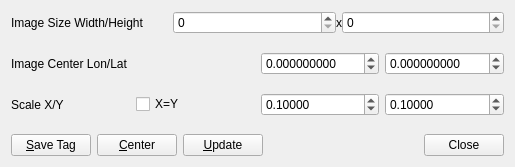
<?xml version="1.0" encoding="UTF-8"?>
<ui version="4.0">
 <class>MapAreaDialog</class>
 <widget class="QWidget" name="MapAreaDialog">
  <property name="geometry">
   <rect>
    <x>0</x>
    <y>0</y>
    <width>515</width>
    <height>167</height>
   </rect>
  </property>
  <property name="windowTitle">
   <string>Map Image</string>
  </property>
  <layout class="QVBoxLayout" name="verticalLayout">
   <item>
    <widget class="QWidget" name="panelSize" native="true">
     <property name="sizePolicy">
      <sizepolicy hsizetype="Preferred" vsizetype="Fixed">
       <horstretch>0</horstretch>
       <verstretch>0</verstretch>
      </sizepolicy>
     </property>
     <property name="text" stdset="0">
      <string/>
     </property>
     <layout class="QHBoxLayout" name="horizontalLayout">
      <property name="spacing">
       <number>0</number>
      </property>
      <property name="leftMargin">
       <number>0</number>
      </property>
      <property name="topMargin">
       <number>0</number>
      </property>
      <property name="rightMargin">
       <number>0</number>
      </property>
      <property name="bottomMargin">
       <number>0</number>
      </property>
      <item>
       <widget class="QLabel" name="Label1">
        <property name="text">
         <string>Image Size Width/Height</string>
        </property>
        <property name="buddy">
         <cstring>sBMapSize1</cstring>
        </property>
       </widget>
      </item>
      <item>
       <widget class="QSpinBox" name="sBMapSize1">
        <property name="toolTip">
         <string>Image width in pixel</string>
        </property>
        <property name="maximum">
         <number>100000</number>
        </property>
       </widget>
      </item>
      <item>
       <widget class="QLabel" name="Label2">
        <property name="sizePolicy">
         <sizepolicy hsizetype="Maximum" vsizetype="Preferred">
          <horstretch>0</horstretch>
          <verstretch>0</verstretch>
         </sizepolicy>
        </property>
        <property name="text">
         <string>x</string>
        </property>
       </widget>
      </item>
      <item>
       <widget class="QSpinBox" name="sBMapSize2">
        <property name="toolTip">
         <string>Image height in pixel</string>
        </property>
        <property name="maximum">
         <number>100000</number>
        </property>
       </widget>
      </item>
     </layout>
    </widget>
   </item>
   <item>
    <widget class="QWidget" name="panelPosition" native="true">
     <property name="text" stdset="0">
      <string/>
     </property>
     <layout class="QGridLayout" name="gridLayout">
      <property name="leftMargin">
       <number>0</number>
      </property>
      <property name="topMargin">
       <number>0</number>
      </property>
      <property name="rightMargin">
       <number>0</number>
      </property>
      <property name="bottomMargin">
       <number>0</number>
      </property>
      <property name="spacing">
       <number>6</number>
      </property>
      <item row="1" column="0" colspan="2">
       <widget class="QLabel" name="Label5">
        <property name="text">
         <string>Image Center Lon/Lat</string>
        </property>
        <property name="buddy">
         <cstring>sBLongitude</cstring>
        </property>
       </widget>
      </item>
      <item row="1" column="2">
       <widget class="QDoubleSpinBox" name="sBLongitude">
        <property name="toolTip">
         <string>Longitude of map center (deg)</string>
        </property>
        <property name="decimals">
         <number>9</number>
        </property>
        <property name="minimum">
         <double>-180.000000000000000</double>
        </property>
        <property name="maximum">
         <double>180.000000000000000</double>
        </property>
        <property name="singleStep">
         <double>0.000001000000000</double>
        </property>
       </widget>
      </item>
      <item row="1" column="3">
       <widget class="QDoubleSpinBox" name="sBLatitude">
        <property name="toolTip">
         <string>Latitutde of map center (deg)</string>
        </property>
        <property name="decimals">
         <number>9</number>
        </property>
        <property name="minimum">
         <double>-90.000000000000000</double>
        </property>
        <property name="maximum">
         <double>90.000000000000000</double>
        </property>
        <property name="singleStep">
         <double>0.000001000000000</double>
        </property>
       </widget>
      </item>
      <item row="2" column="0">
       <widget class="QLabel" name="Label6">
        <property name="text">
         <string>Scale X/Y</string>
        </property>
        <property name="buddy">
         <cstring>cBScaleEqual</cstring>
        </property>
       </widget>
      </item>
      <item row="2" column="1">
       <widget class="QCheckBox" name="cBScaleEqual">
        <property name="toolTip">
         <string>Same scaling for x- and y-direction</string>
        </property>
        <property name="text">
         <string>X=Y</string>
        </property>
       </widget>
      </item>
      <item row="2" column="2">
       <widget class="QDoubleSpinBox" name="sBScaleX">
        <property name="toolTip">
         <string>Scaling factor in x-direction in meter per pixel</string>
        </property>
        <property name="decimals">
         <number>5</number>
        </property>
        <property name="maximum">
         <double>1000.000000000000000</double>
        </property>
        <property name="singleStep">
         <double>0.000100000000000</double>
        </property>
        <property name="value">
         <double>0.100000000000000</double>
        </property>
       </widget>
      </item>
      <item row="2" column="3">
       <widget class="QDoubleSpinBox" name="sBScaleY">
        <property name="toolTip">
         <string>Scaling factor in y-direction in meter per pixel</string>
        </property>
        <property name="decimals">
         <number>5</number>
        </property>
        <property name="maximum">
         <double>1000.000000000000000</double>
        </property>
        <property name="singleStep">
         <double>0.000100000000000</double>
        </property>
        <property name="value">
         <double>0.100000000000000</double>
        </property>
       </widget>
      </item>
     </layout>
    </widget>
   </item>
   <item>
    <widget class="QWidget" name="panelButtons" native="true">
     <property name="sizePolicy">
      <sizepolicy hsizetype="Preferred" vsizetype="Fixed">
       <horstretch>0</horstretch>
       <verstretch>0</verstretch>
      </sizepolicy>
     </property>
     <layout class="QHBoxLayout" name="horizontalLayout_2">
      <property name="leftMargin">
       <number>0</number>
      </property>
      <property name="topMargin">
       <number>0</number>
      </property>
      <property name="rightMargin">
       <number>0</number>
      </property>
      <property name="bottomMargin">
       <number>0</number>
      </property>
      <item>
       <widget class="QPushButton" name="btnSaveTag">
        <property name="toolTip">
         <string>Save map image tag</string>
        </property>
        <property name="text">
         <string>&amp;Save Tag</string>
        </property>
       </widget>
      </item>
      <item>
       <widget class="QPushButton" name="btnCenter">
        <property name="toolTip">
         <string>Use current map center</string>
        </property>
        <property name="text">
         <string>&amp;Center</string>
        </property>
       </widget>
      </item>
      <item>
       <widget class="QPushButton" name="btnUpdate">
        <property name="toolTip">
         <string>Update display</string>
        </property>
        <property name="text">
         <string>&amp;Update</string>
        </property>
       </widget>
      </item>
      <item>
       <widget class="QDialogButtonBox" name="buttonBox">
        <property name="standardButtons">
         <set>QDialogButtonBox::StandardButton::Close</set>
        </property>
       </widget>
      </item>
     </layout>
    </widget>
   </item>
  </layout>
 </widget>
 <resources/>
 <connections/>
</ui>
